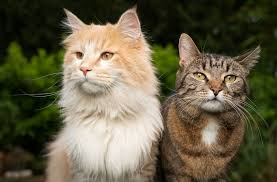
#> input picture photos/cats.jpg, 277 x 182 px
$ python masking.py
#> lines starting #> are read from the running program, lines starting #| are printed output that depends on the picture; after the words box and inside, x2 and y2 are one past the last pixel; in counts of white or black regions, pixels touching at a corner belong together
import cv2 as cv
import numpy as np

img=cv.imread('photos/cats.jpg')
#> img is the input picture: shape (182, 277, 3); mean B, G, R 71.5, 94.9, 101.7
cv.imshow('Cats', img)

#masking helps us to focus on specific parts of the image that we'd like to focus on
blank = np.zeros(img.shape[:2], dtype='uint8')
cv.imshow('Blank', blank)

mask = cv.circle(blank, (img.shape[1]//2, img.shape[0]//2), 100, 255, -1)
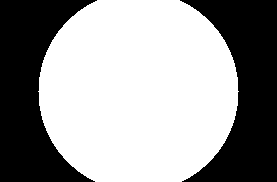
#> blank: shape (182, 277); 60.3% white; 2 black regions, box (x1, y1, x2, y2) and area: (0, 0, 97, 182) 9999, (180, 0, 277, 182) 9999
cv.imshow('Mask', mask)

masked_image = cv.bitwise_and(img, img, mask=mask)
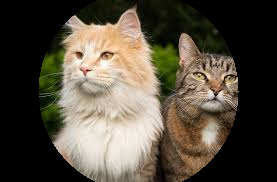
#> masked_image: shape (182, 277, 3); mean B, G, R 63.3, 76.8, 84.5
cv.imshow('Masked image', masked_image)

cv.waitKey(0)

$ run again, with photos/bigdog.jpg copied over photos/cats.jpg
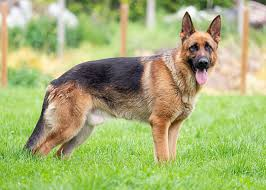
#> input picture photos/bigdog.jpg, 266 x 190 px
#> img is the input picture: shape (190, 266, 3); mean B, G, R 116.4, 177.8, 166.7
#> `mask = cv.circle(blank, (img.shape[1]//2, img.shape[0]//2), 100, 255, ..`:
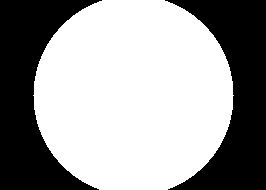
#> blank: shape (190, 266); 61.3% white; 2 black regions, box (x1, y1, x2, y2) and area: (0, 0, 102, 190) 9863, (165, 0, 266, 190) 9673
#> `masked_image = cv.bitwise_and(img, img, mask=mask)`:
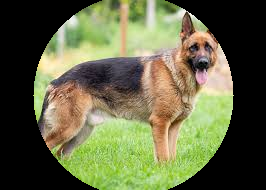
#> masked_image: shape (190, 266, 3); mean B, G, R 69.4, 103.1, 100.6

$ run again, with photos/boston.jpg copied over photos/cats.jpg
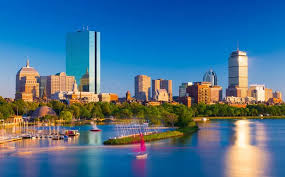
#> input picture photos/boston.jpg, 285 x 177 px
#> img is the input picture: shape (177, 285, 3); mean B, G, R 144.2, 113.4, 73
#> `mask = cv.circle(blank, (img.shape[1]//2, img.shape[0]//2), 100, 255, ..`:
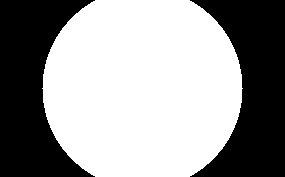
#> blank: shape (177, 285); 59.4% white; 2 black regions, box (x1, y1, x2, y2) and area: (0, 0, 95, 177) 10234, (190, 0, 285, 177) 10234
#> `masked_image = cv.bitwise_and(img, img, mask=mask)`:
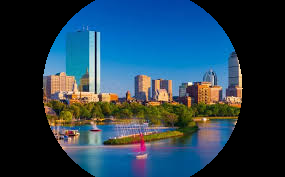
#> masked_image: shape (177, 285, 3); mean B, G, R 81.4, 63.8, 37.9

$ run again, with photos/cat 1.jpg copied over photos/cats.jpg
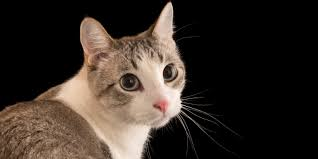
#> input picture photos/cat 1.jpg, 318 x 159 px
#> img is the input picture: shape (159, 318, 3); mean B, G, R 39.3, 46.3, 55.8
#> `mask = cv.circle(blank, (img.shape[1]//2, img.shape[0]//2), 100, 255, ..`:
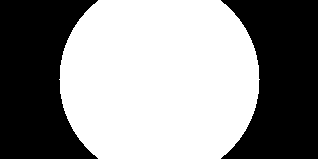
#> blank: shape (159, 318); 55.4% white; 2 black regions, box (x1, y1, x2, y2) and area: (0, 0, 98, 159) 11347, (221, 0, 318, 159) 11188
#> `masked_image = cv.bitwise_and(img, img, mask=mask)`:
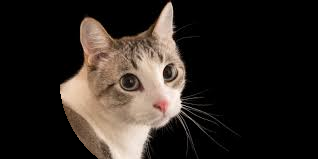
#> masked_image: shape (159, 318, 3); mean B, G, R 32.9, 38, 45
